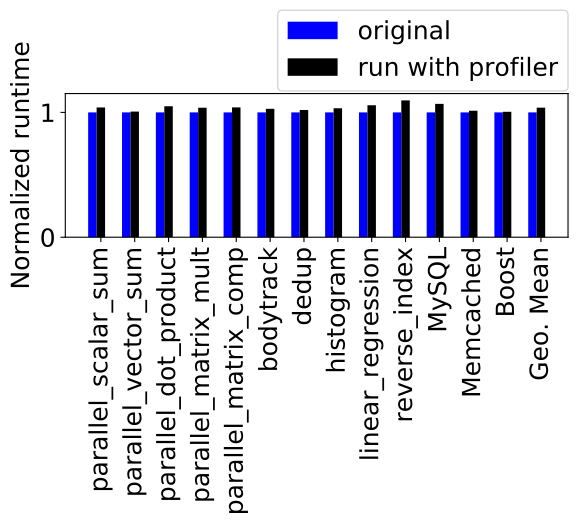

Write Python code to recreate this figure.
"""
Bar chart demo with pairs of bars grouped for easy comparison.
"""
import matplotlib as mpl
mpl.use('Agg') #instead of Xserver for png
import matplotlib.pyplot as plt
import numpy as np

mpl.rcParams.update({'font.size': 18})


in_file_name = "profiler_overhead.txt"
names = []
original = []
with_profiler = []
DELIM = ','

with open(in_file_name,'r') as f:
  for line in f.readlines():
    col = line.strip().split(DELIM)
    print col
    names.append(col[0])
    original.append(col[1])      
    with_profiler.append(col[2])



n_groups = len(names)


fig, ax = plt.subplots()

index = np.arange(n_groups)
bar_width = 0.25

opacity = 0.3

rects1 = plt.bar(index, original, bar_width,
            #     alpha=opacity,
                 color='b',
                 label='original')

rects2 = plt.bar(index + bar_width, with_profiler, bar_width,
             #    alpha=opacity,
                 color='k',
                 label='run with profiler')


#plt.xlabel('Group')
plt.ylabel('Normalized runtime')
#plt.title('Scores by group and gender')
plt.xticks(index + bar_width, names, rotation='vertical')
#plt.legend()
#plt.legend(bbox_to_anchor=(1.05, 1), loc=2, borderaxespad=0.)
plt.legend(bbox_to_anchor=(1, 1.58), loc=1, borderaxespad=0.)
plt.tight_layout()
fig.savefig("profiler_overhead.pdf", bbox_inches='tight')
#plt.show()
